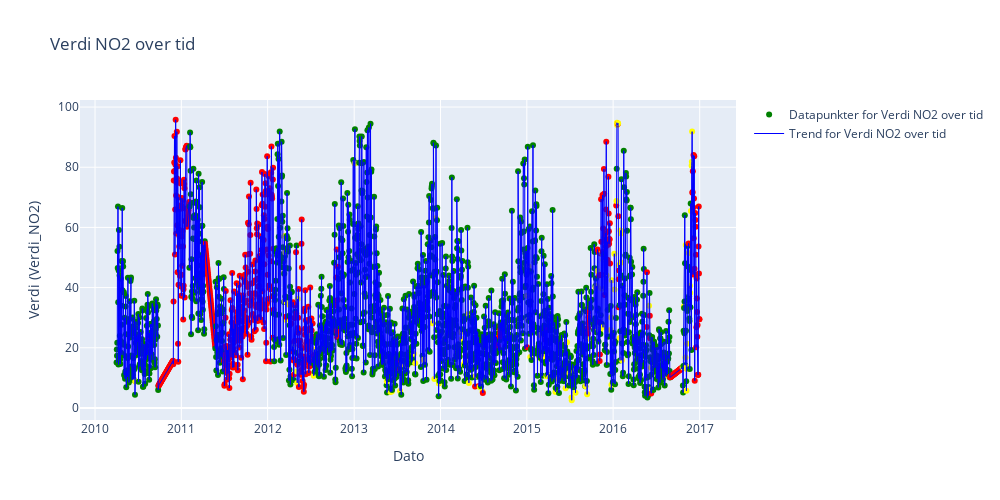
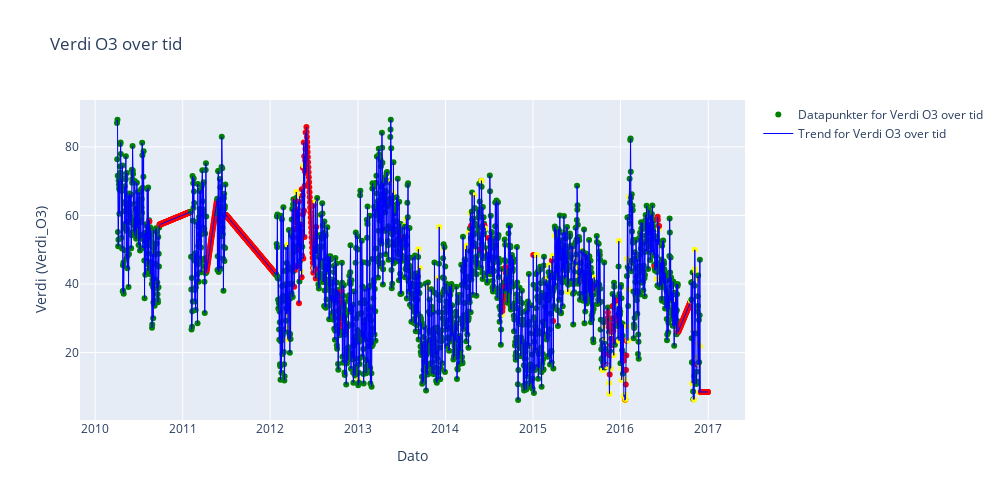
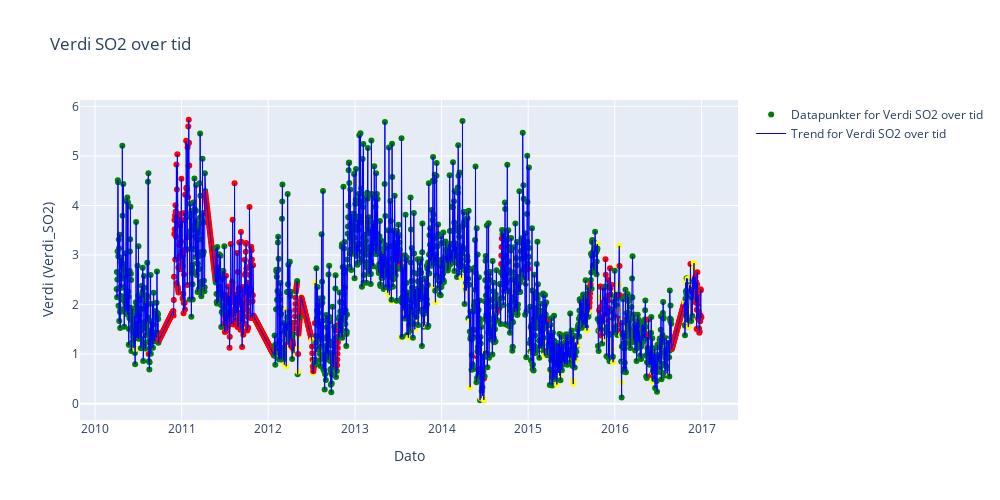

Notebook cell for these charts, in order:
### Markdown cell above
### 📊 Visualisering av luftkvalitet og datakvalitet

#### Hva gjør funksjonen?
Funksjonen `plot_air_quality()` genererer separate grafer for ulike luftforurensningskomponenter (NO₂, O₃, SO₂). Hver graf viser:

- En **punktsky** av måleverdier over tid.
- En **blå trendlinje** som indikerer utviklingen.
- **Fargekoding** av datapunkter basert på datakvalitet:
  - 🔴 **Rød** – manglende eller interpolerte verdier
  - 🟡 **Gul** – dekningsgrad under 90 %
  - 🟢 **Grønn** – god datakvalitet (≥ 90 %)

#### Fordeler ved denne fremstillingsmåten
- **Tydelig kommunikasjon av datakvalitet:** Brukeren får umiddelbar visuell informasjon om hvilke data som er pålitelige.
- **Støtter tolkning av trender:** Trendlinjer hjelper med å identifisere mønstre over tid.
- **Fleksibel og gjenbrukbar struktur:** Funksjonen tar generelle parametere og kan brukes på andre variabler, stasjoner og tidsperioder.
- **Styrker datadrevne beslutninger:** Fremhever både verdier og usikkerheter, noe som er avgjørende for miljøanalyse og -rapportering.

### Code cell
import sys

sys.path.insert(0, '../../src/') 
from niluAPI.data_niluAPI import load_and_plot_air_quality
load_and_plot_air_quality()

### Figure 1 — Plotly figure (JSON) as saved in the notebook; plotly's stock layout.template omitted (floating-point values rounded to 4 significant figures; data arrays with more than 128 entries replaced by an {"elided": "..."} marker saying what was removed)
{"data": [{"marker": {"color": {"elided": "2466 str values"}, "size": 6}, "mode": "markers", "name": "Datapunkter for Verdi NO2 over tid", "type": "scatter", "x": {"elided": "2466 str values"}, "y": {"elided": "2466 float values"}}, {"line": {"color": "blue", "width": 1}, "mode": "lines", "name": "Trend for Verdi NO2 over tid", "type": "scatter", "x": {"elided": "2466 str values"}, "y": {"elided": "2466 float values"}}], "layout": {"height": 500, "title": {"text": "Verdi NO2 over tid"}, "width": 1000, "xaxis": {"title": {"text": "Dato"}}, "yaxis": {"title": {"text": "Verdi (Verdi_NO2)"}}}}

### Figure 2 — Plotly figure (JSON) as saved in the notebook; plotly's stock layout.template omitted (floating-point values rounded to 4 significant figures; data arrays with more than 128 entries replaced by an {"elided": "..."} marker saying what was removed)
{"data": [{"marker": {"color": {"elided": "2466 str values"}, "size": 6}, "mode": "markers", "name": "Datapunkter for Verdi O3 over tid", "type": "scatter", "x": {"elided": "2466 str values"}, "y": {"elided": "2466 float values"}}, {"line": {"color": "blue", "width": 1}, "mode": "lines", "name": "Trend for Verdi O3 over tid", "type": "scatter", "x": {"elided": "2466 str values"}, "y": {"elided": "2466 float values"}}], "layout": {"height": 500, "title": {"text": "Verdi O3 over tid"}, "width": 1000, "xaxis": {"title": {"text": "Dato"}}, "yaxis": {"title": {"text": "Verdi (Verdi_O3)"}}}}

### Figure 3 — Plotly figure (JSON) as saved in the notebook; plotly's stock layout.template omitted (floating-point values rounded to 4 significant figures; data arrays with more than 128 entries replaced by an {"elided": "..."} marker saying what was removed)
{"data": [{"marker": {"color": {"elided": "2466 str values"}, "size": 6}, "mode": "markers", "name": "Datapunkter for Verdi SO2 over tid", "type": "scatter", "x": {"elided": "2466 str values"}, "y": {"elided": "2466 float values"}}, {"line": {"color": "blue", "width": 1}, "mode": "lines", "name": "Trend for Verdi SO2 over tid", "type": "scatter", "x": {"elided": "2466 str values"}, "y": {"elided": "2466 float values"}}], "layout": {"height": 500, "title": {"text": "Verdi SO2 over tid"}, "width": 1000, "xaxis": {"title": {"text": "Dato"}}, "yaxis": {"title": {"text": "Verdi (Verdi_SO2)"}}}}
